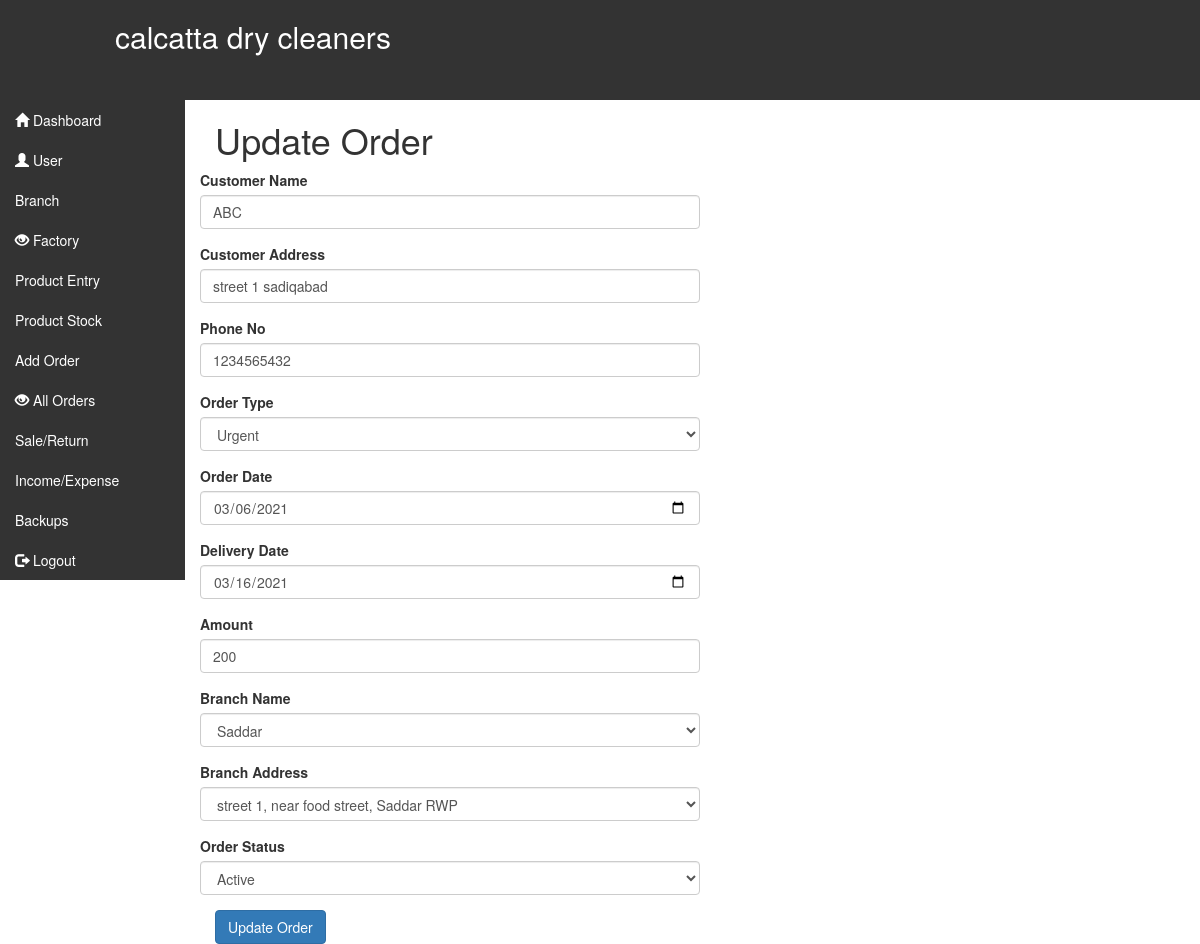
Page /update_order.php?epid=1 (signed in) on the committed database.
### tables this page shows
CREATE TABLE `orders` (
  `order_id` int(10) NOT NULL,
  `customer_name` varchar(100) NOT NULL,
  `customer_address` varchar(100) NOT NULL,
  `phone_no` varchar(20) NOT NULL,
  `order_type` varchar(100) NOT NULL,
  `order_date` date NOT NULL,
  `delivery_date` date NOT NULL,
  `branch` varchar(100) NOT NULL,
  `branch_address` varchar(100) NOT NULL,
  `status` varchar(100) NOT NULL,
  `amount` int(100) NOT NULL
);

### update_order.php (the view, shortened to what this page needs)
<!DOCTYPE html>
<html>
<head>
	<?php
include 'inc/header.php';
?>
</head>
<body>
<div class="container-fluid">
	<div class="row">
		<div class="col-lg-2">
			<?php include 'sidenav.php'; ?>
		</div>
		<div class="col-lg-10">
			<h1>Update Order</h1>
			<?php
								$id = preg_replace('/[^-a-zA-Z0-9_]/', '', $_GET['epid']);
								$q = "SELECT * FROM `orders` WHERE order_id = '$id'";
								$qu = mysqli_query($con, $q);
								while($rows = mysqli_fetch_array($qu)){
								?>
			<form class="form-horizontal" role="form" method="post" action="">
					<div class="row">
						<div class="col-lg-6">
							<div class="form-group">
                               <label for="inputEmail3" class="">Customer Name</label>
			                   <input type="text" class="form-control" name="customername" value="<?php echo $rows['customer_name']; ?>">
                    		</div>
                    		<div class="form-group">
                               <label for="inputEmail3" class="">Customer Address</label>
			                        <input type="text" class="form-control" name="customeraddress" value="<?php echo $rows['customer_address']; ?>">
                    		</div>
                    		<div class="form-group">
                               <label for="inputEmail3" class="">Phone No</label>
			                        <input type="text" class="form-control" name="phoneno" value="<?php echo $rows['phone_no']; ?>">
                    		</div>
                    		<div class="form-group">
							  <label for="sel1">Order Type</label>
							  <select class="form-control" id="sel12" name="ordertype" value="<?php echo $rows['order_type']; ?>">
							    <option>Urgent</option>
							  </select>
							</div>
                    		<div class="form-group">
                               <label for="inputEmail3" class="">Order Date</label>
			                   <input type="Date" class="form-control" name="orderdate" value="<?php echo $rows['order_date']; ?>">
                    		</div>
                    		<div class="form-group">
                               <label for="inputEmail3" class="">Delivery Date</label>
			                        <input type="Date" class="form-control" name="deliverydate" value="<?php echo $rows['delivery_date']; ?>">
                    		</div>
                    		<div class="form-group">
								<label>Amount</label>
							<input type="text" class="form-control" name="orderamount" placeholder="Amount" value="<?php echo $rows['amount']; ?>">
							</div>
                    		<div class="form-group">
							  <label for="sel1">Branch Name</label>
							  <select class="form-control" id="sel12" name="branchname" value="<?php echo $rows['branch']; ?>">
							  	<?php
									$q = "SELECT * FROM `branches`";
									$qu = mysqli_query($con,$q);
									while($rows = mysqli_fetch_array($qu)){
									?>
							    <option><?php echo $rows['branch_name']; ?></option>
							    <?php } ?>
							  </select>
							</div>
                    		<div class="form-group">
							  <label for="sel1">Branch Address</label>
							  <select class="form-control" id="sel12" name="branchaddress" value="<?php echo $rows['branch_address']; ?>">
							  	<?php
									$q1 = "SELECT * FROM `branches`";
									$qu1 = mysqli_query($con,$q1);
									while($rows1 = mysqli_fetch_array($qu1)){
									?>
							    <option><?php echo $rows1['branch_address']; ?></option>
							    <?php } ?>
							  </select>
							</div>
							<div class="form-group">
							<label for="">Order Status</label>
							<select class="form-control" name="orderstatus" value="<?php echo $rows['status']; ?>">
								<option>Active</option>
							</select>
							</div>
							<button class="btn btn-primary" type="submit" name="SubmitButton">Update Order</button>
						</div>
					</div>
			</form>
			<?php } ?>
		</div>
	</div>
</div>
</body>
</html>

### inc/custom.css (style rules this page uses)
.col-lg-2 { padding-left: unset; }

### rows in the picture
orders: customername "ABC", customeraddress "street 1 sadiqabad", phoneno "1234565432", ordertype "Urgent", orderdate "03/06/2021", deliverydate "03/16/2021", orderamount "200"

### other values in the picture
form field branchname "Saddar"
form field branchaddress "street 1, near food street, Saddar RWP"
